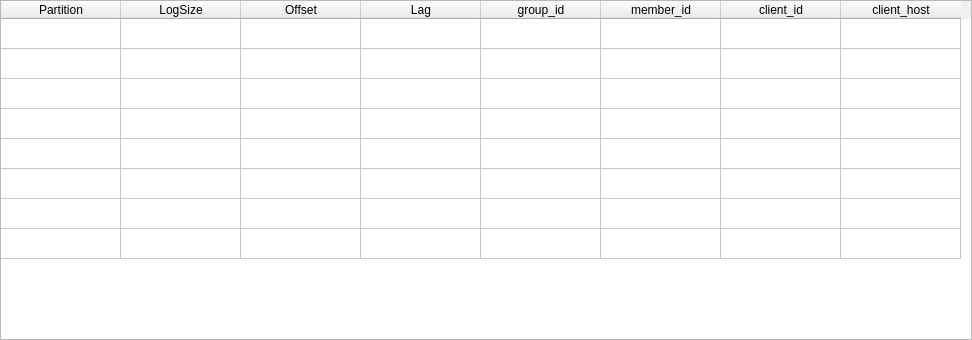
<?xml version="1.0" encoding="UTF-8"?>
<ui version="4.0">
 <class>Descrip</class>
 <widget class="QWidget" name="Descrip">
  <property name="geometry">
   <rect>
    <x>0</x>
    <y>0</y>
    <width>972</width>
    <height>340</height>
   </rect>
  </property>
  <property name="windowTitle">
   <string>Form</string>
  </property>
  <layout class="QGridLayout" name="gridLayout">
   <property name="leftMargin">
    <number>0</number>
   </property>
   <property name="topMargin">
    <number>0</number>
   </property>
   <property name="rightMargin">
    <number>0</number>
   </property>
   <property name="bottomMargin">
    <number>0</number>
   </property>
   <property name="spacing">
    <number>0</number>
   </property>
   <item row="0" column="0">
    <widget class="QTableWidget" name="consumer_descrips">
     <attribute name="horizontalHeaderCascadingSectionResizes">
      <bool>true</bool>
     </attribute>
     <attribute name="horizontalHeaderDefaultSectionSize">
      <number>120</number>
     </attribute>
     <attribute name="verticalHeaderVisible">
      <bool>false</bool>
     </attribute>
     <row>
      <property name="text">
       <string>新建行</string>
      </property>
     </row>
     <row>
      <property name="text">
       <string>新建行</string>
      </property>
     </row>
     <row>
      <property name="text">
       <string>新建行</string>
      </property>
     </row>
     <row>
      <property name="text">
       <string>新建行</string>
      </property>
     </row>
     <row>
      <property name="text">
       <string>新建行</string>
      </property>
     </row>
     <row>
      <property name="text">
       <string>新建行</string>
      </property>
     </row>
     <row>
      <property name="text">
       <string>新建行</string>
      </property>
     </row>
     <row>
      <property name="text">
       <string>新建行</string>
      </property>
     </row>
     <column>
      <property name="text">
       <string>Partition</string>
      </property>
     </column>
     <column>
      <property name="text">
       <string>LogSize</string>
      </property>
     </column>
     <column>
      <property name="text">
       <string>Offset</string>
      </property>
     </column>
     <column>
      <property name="text">
       <string>Lag</string>
      </property>
     </column>
     <column>
      <property name="text">
       <string>group_id</string>
      </property>
     </column>
     <column>
      <property name="text">
       <string>member_id</string>
      </property>
     </column>
     <column>
      <property name="text">
       <string>client_id</string>
      </property>
     </column>
     <column>
      <property name="text">
       <string>client_host</string>
      </property>
     </column>
    </widget>
   </item>
  </layout>
 </widget>
 <resources/>
 <connections/>
</ui>
